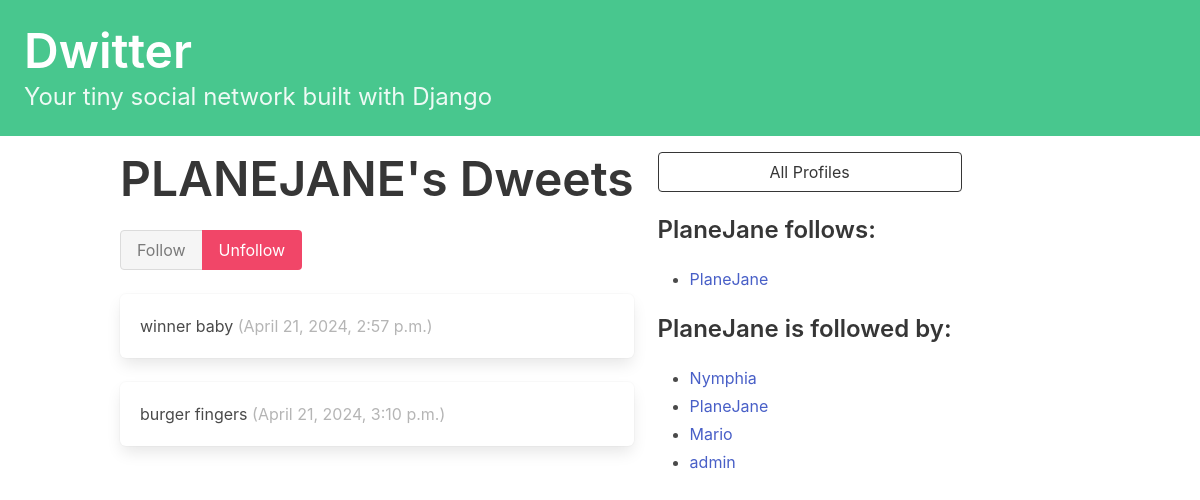
Screenshot of /profile/1 (signed in) with the database file from the repository.
### dwitter/models.py (models this page shows, shortened)
class Profile(models.Model):
    user = models.OneToOneField(User, on_delete=models.CASCADE)
    follows = models.ManyToManyField(
        "self",
        related_name="followed_by",
        symmetrical=False,
        blank=True
    )
    def __str__(self):
        return self.user.username

class Dweet(models.Model):
    user = models.ForeignKey(User, related_name="dweets", on_delete=models.DO_NOTHING)
    body = models.CharField(max_length=140)
    created_at = models.DateTimeField(auto_now_add=True)

### dwitter/views.py (the view, shortened to what this page needs)
# urls.py: path("profile/<int:pk>", profile, name="profile")
def profile(request, pk):
    if not hasattr(request.user, 'profile'):
        missing_profile = Profile(user=request.user)
        missing_profile.save()
    profile = Profile.objects.get(pk=pk)
    return render(request, "dwitter/profile.html", {"profile": profile})

### dwitter/templates/dwitter/profile.html (shortened to what this page needs)
{% extends 'base.html' %}
{% block content %}
<div class="column">
    <div class="block">
        <h1 class="title is-1">
            {{profile.user.username|upper}}'s Dweets
        </h1>
        <form method="post">
            <div class="buttons has-addons">
            {% if profile in profile.follows.all %}
                <button class="button is-success is-static">Follow</button>
                <button class="button is-danger" name="follow" value="unfollow">
                    Unfollow
                </button>
            {% else %}
                <button class="button is-success" name="follow" value="follow">
                    Follow
                </button>
                <button class="button is-danger is-static">Unfollow</button>
            {% endif %}
            </div>
        </form>
    </div>
    <div class="content">
        {% for dweet in profile.user.dweets.all %}
            <div class="box">
                {{ dweet.body }}
                <span class="is-small has-text-grey-light">
                    ({{ dweet.created_at }})
                </span>
            </div>
        {% endfor %}
    </div>
</div>
<div class="column is-one-third">
    <div class="block">
        <a href="{% url 'dwitter:profile_list'%}">
            <button class="button is-dark is-outlined is-fullwidth">
                All Profiles
            </button>
        </a>
    </div>
    <div class="block">
        <h3 class="title is-4">
            {{profile.user.username}} follows:
        </h3>
        <div class="content">
            <ul>
            {% for following in profile.follows.all %}
                <li>
                    <a href="{% url 'dwitter:profile' following.id %}">
                        {{ following }}
                    </a>
                </li>
            {% endfor %}
            </ul>
        </div>
    </div>
    <div class="block">
        <h3 class="title is-4">
            {{profile.user.username}} is followed by:
        </h3>
        <div class="content">
            <ul>
            {% for follower in profile.followed_by.all %}
                <li>
                    <a href="{% url 'dwitter:profile' follower.id %}">
                        {{ follower }}
                    </a>
                </li>
            {% endfor %}
            </ul>
        </div>
    </div>
</div>
{% endblock content %}

### rows the page displays
Profile: user.username "PLANEJANE", user.username "PlaneJane"
Dweet: body "winner baby", created_at "April 21, 2024, 2:57 p.m."
Dweet: body "burger fingers", created_at "April 21, 2024, 3:10 p.m."
Profile: user.username "Nymphia"
Profile: user.username "Mario"
Profile: user.username "admin"
